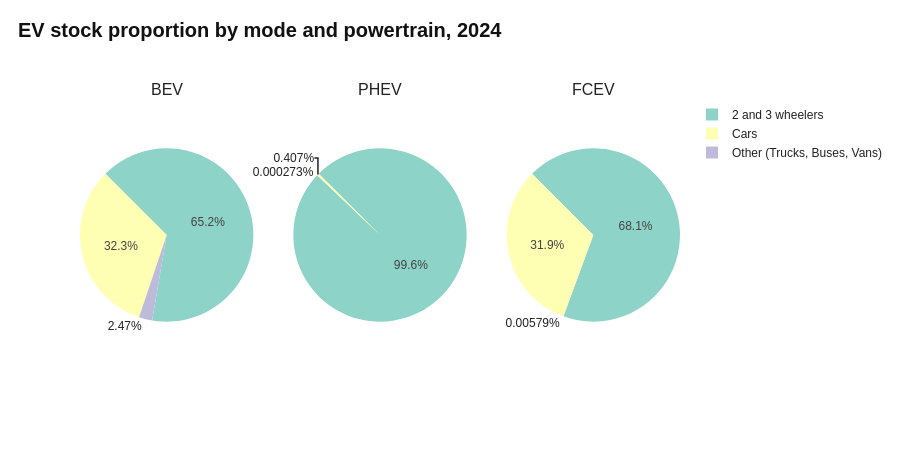

Notebook source saved alongside this figure:
### Code cell
nv_stock = df[(df["parameter"]=="EV stock") & (df["year"]==LATEST_HIST) & (df["agg_group"]=="Country")]
nv_stock["mode"] = nv_stock["mode"].replace({
    "Trucks": "Other (Trucks, Buses, Vans)",
    "Buses": "Other (Trucks, Buses, Vans)",
    "Vans": "Other (Trucks, Buses, Vans)"
})

# Group by mode and powertrain
data = nv_stock.groupby(["mode","powertrain"], as_index=False)["value"].sum()

# Create subplots with 3 columns (one for each powertrain)
fig1c = make_subplots(
    rows=1, cols=3,
    subplot_titles=("BEV", "PHEV", "FCEV"),
    specs=[[{"type":"pie"}, {"type":"pie"}, {"type":"pie"}]]
)

powertrains = ["BEV", "PHEV", "FCEV"]
colors_mode = px.colors.qualitative.Set3

for col_idx, pt in enumerate(powertrains, start=1):
    # Filter for this powertrain
    pt_data = data[data["powertrain"] == pt].sort_values("value", ascending=False)
    
    fig1c.add_trace(
        go.Pie(
            labels=pt_data["mode"],
            values=pt_data["value"],
            name=pt,
            marker=dict(colors=colors_mode),
            hovertemplate="<b>%{label}</b><br>%{value:,.0f} vehicles<br>%{percent}<extra></extra>",
            rotation=-45
        ),
        row=1, col=col_idx
    )

fig1c.update_layout(
    height=450,
    title=dict(x=0.02, y=0.95, xanchor="left", yanchor="top",
               text=f"<b>EV stock proportion by mode and powertrain, {LATEST_HIST}</b>"),
    # margin=dict(t=60,b=60,l=50,r=500),
    showlegend=True
)

fig1c.show()

### Figure 1 — Plotly figure (JSON) as saved in the notebook; plotly's stock layout.template omitted (floating-point values rounded to 4 significant figures)
{"data": [{"domain": {"x": [0, 0.2889], "y": [0, 1]}, "hovertemplate": "<b>%{label}</b><br>%{value:,.0f} vehicles<br>%{percent}<extra></extra>", "labels": ["2 and 3 wheelers", "Cars", "Other (Trucks, Buses, Vans)"], "marker": {"colors": ["rgb(141,211,199)", "rgb(255,255,179)", "rgb(190,186,218)", "rgb(251,128,114)", "rgb(128,177,211)", "rgb(253,180,98)", "rgb(179,222,105)", "rgb(252,205,229)", "rgb(217,217,217)", "rgb(188,128,189)", "rgb(204,235,197)", "rgb(255,237,111)"]}, "name": "BEV", "rotation": -45, "type": "pie", "values": [79170000.0, 39280000.0, 3001000.0]}, {"domain": {"x": [0.3556, 0.6444], "y": [0, 1]}, "hovertemplate": "<b>%{label}</b><br>%{value:,.0f} vehicles<br>%{percent}<extra></extra>", "labels": ["Cars", "Other (Trucks, Buses, Vans)", "2 and 3 wheelers"], "marker": {"colors": ["rgb(141,211,199)", "rgb(255,255,179)", "rgb(190,186,218)", "rgb(251,128,114)", "rgb(128,177,211)", "rgb(253,180,98)", "rgb(179,222,105)", "rgb(252,205,229)", "rgb(217,217,217)", "rgb(188,128,189)", "rgb(204,235,197)", "rgb(255,237,111)"]}, "name": "PHEV", "rotation": -45, "type": "pie", "values": [18980000.0, 77620.0, 52.0]}, {"domain": {"x": [0.7111, 1], "y": [0, 1]}, "hovertemplate": "<b>%{label}</b><br>%{value:,.0f} vehicles<br>%{percent}<extra></extra>", "labels": ["Cars", "Other (Trucks, Buses, Vans)", "2 and 3 wheelers"], "marker": {"colors": ["rgb(141,211,199)", "rgb(255,255,179)", "rgb(190,186,218)", "rgb(251,128,114)", "rgb(128,177,211)", "rgb(253,180,98)", "rgb(179,222,105)", "rgb(252,205,229)", "rgb(217,217,217)", "rgb(188,128,189)", "rgb(204,235,197)", "rgb(255,237,111)"]}, "name": "FCEV", "rotation": -45, "type": "pie", "values": [70530.0, 33040.0, 6.0]}], "layout": {"annotations": [{"font": {"size": 16}, "showarrow": false, "text": "BEV", "x": 0.1444, "xanchor": "center", "xref": "paper", "y": 1, "yanchor": "bottom", "yref": "paper"}, {"font": {"size": 16}, "showarrow": false, "text": "PHEV", "x": 0.5, "xanchor": "center", "xref": "paper", "y": 1, "yanchor": "bottom", "yref": "paper"}, {"font": {"size": 16}, "showarrow": false, "text": "FCEV", "x": 0.8556, "xanchor": "center", "xref": "paper", "y": 1, "yanchor": "bottom", "yref": "paper"}], "height": 450, "showlegend": true, "title": {"text": "<b>EV stock proportion by mode and powertrain, 2024</b>", "x": 0.02, "xanchor": "left", "y": 0.95, "yanchor": "top"}}}
